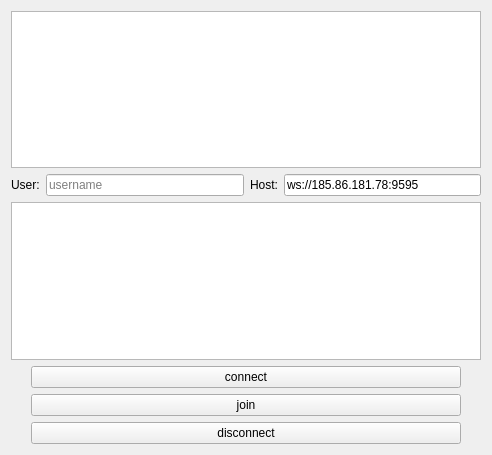
<?xml version="1.0" encoding="UTF-8"?>
<ui version="4.0">
 <class>MainWindow</class>
 <widget class="QMainWindow" name="MainWindow">
  <property name="geometry">
   <rect>
    <x>0</x>
    <y>0</y>
    <width>492</width>
    <height>455</height>
   </rect>
  </property>
  <property name="windowTitle">
   <string>MainWindow</string>
  </property>
  <widget class="QWidget" name="centralWidget">
   <layout class="QVBoxLayout" name="verticalLayout_2">
    <item>
     <widget class="QTextEdit" name="textEdit">
      <property name="frameShadow">
       <enum>QFrame::Sunken</enum>
      </property>
      <property name="readOnly">
       <bool>true</bool>
      </property>
     </widget>
    </item>
    <item>
     <layout class="QHBoxLayout" name="horizontalLayout">
      <item>
       <widget class="QLabel" name="label">
        <property name="text">
         <string>User:</string>
        </property>
       </widget>
      </item>
      <item>
       <widget class="QLineEdit" name="username">
        <property name="text">
         <string/>
        </property>
        <property name="placeholderText">
         <string>username</string>
        </property>
       </widget>
      </item>
      <item>
       <widget class="QLabel" name="label_2">
        <property name="text">
         <string>Host:</string>
        </property>
       </widget>
      </item>
      <item>
       <widget class="QLineEdit" name="host">
        <property name="text">
         <string>ws://185.86.181.78:9595</string>
        </property>
        <property name="placeholderText">
         <string/>
        </property>
       </widget>
      </item>
     </layout>
    </item>
    <item>
     <widget class="QListWidget" name="listWidget"/>
    </item>
    <item>
     <layout class="QHBoxLayout" name="horizontalLayout_2">
      <item>
       <spacer name="horizontalSpacer">
        <property name="orientation">
         <enum>Qt::Horizontal</enum>
        </property>
        <property name="sizeType">
         <enum>QSizePolicy::Maximum</enum>
        </property>
        <property name="sizeHint" stdset="0">
         <size>
          <width>20</width>
          <height>20</height>
         </size>
        </property>
       </spacer>
      </item>
      <item>
       <layout class="QVBoxLayout" name="verticalLayout">
        <item>
         <widget class="QPushButton" name="btnconnect">
          <property name="text">
           <string>connect</string>
          </property>
         </widget>
        </item>
        <item>
         <widget class="QPushButton" name="btnjoin">
          <property name="text">
           <string>join</string>
          </property>
         </widget>
        </item>
        <item>
         <widget class="QPushButton" name="btndisconnect">
          <property name="text">
           <string>disconnect</string>
          </property>
         </widget>
        </item>
       </layout>
      </item>
      <item>
       <spacer name="horizontalSpacer_2">
        <property name="orientation">
         <enum>Qt::Horizontal</enum>
        </property>
        <property name="sizeType">
         <enum>QSizePolicy::Maximum</enum>
        </property>
        <property name="sizeHint" stdset="0">
         <size>
          <width>20</width>
          <height>20</height>
         </size>
        </property>
       </spacer>
      </item>
     </layout>
    </item>
   </layout>
  </widget>
 </widget>
 <layoutdefault spacing="6" margin="11"/>
 <resources/>
 <connections/>
</ui>
